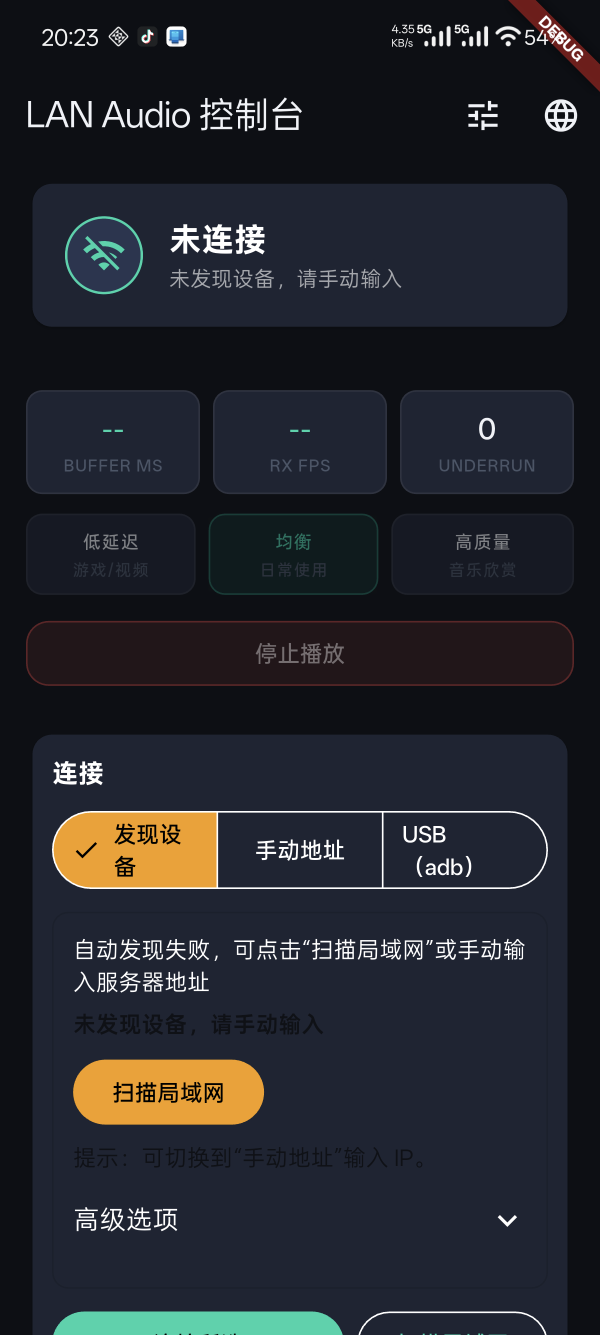
#> input picture ui_fix_01_home_idle.png, 1200 x 2670 px (shown at 1/2 size)
$ python android_visual_diff.py --baseline-dir .. --current-dir ..
#> lines starting #> are read from the running program, lines starting #| are printed output that depends on the picture; long printed decimals are rounded
#!/usr/bin/env python3
from __future__ import annotations

import argparse
import sys
from pathlib import Path

from PIL import Image


def diff_ratio(
    baseline_path: Path,
    current_path: Path,
    crop_top: int,
    crop_bottom: int,
) -> float:
#> called with crop_top = 80, crop_bottom = 0
    with Image.open(baseline_path).convert("RGB") as base_img, Image.open(
        current_path
    ).convert("RGB") as curr_img:
        if base_img.size != curr_img.size:
            curr_img = curr_img.resize(base_img.size, Image.Resampling.BILINEAR)

        width, height = base_img.size
#> width = 1200; height = 2670
        top = max(0, crop_top)
        bottom = max(0, crop_bottom)
        y1 = min(top, height)
#> y1 = 80
        y2 = max(y1, height - bottom)
#> y2 = 2670
        base_img = base_img.crop((0, y1, width, y2))
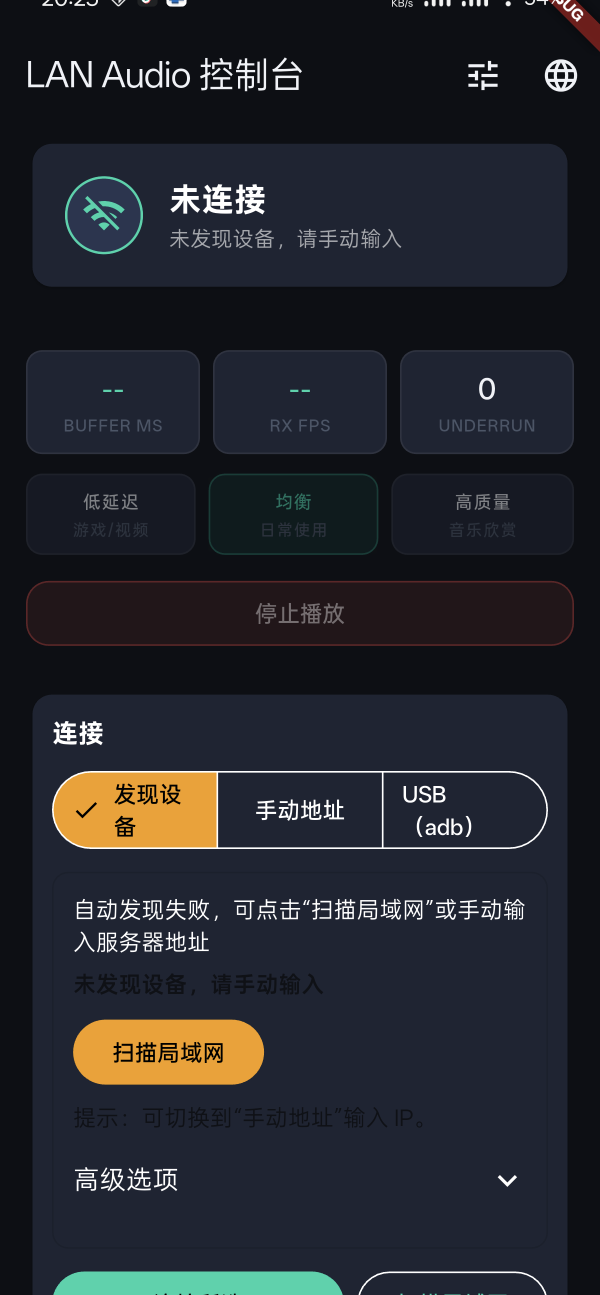
#> base_img: PIL image 1200x2590 RGB (shown at 1/2 size); mean R, G, B 35.6, 37.7, 44
        curr_img = curr_img.crop((0, y1, width, y2))

        b = base_img.tobytes()
        c = curr_img.tobytes()
        if len(b) != len(c):
            return 1.0

        total = 0
        for bv, cv in zip(b, c):
            total += abs(bv - cv)
#> this loop made 9324000 passes
#> (bv, cv) on passes 1 to 3: (13, 13), (15, 15), (20, 20)
#> after the loop, total = 0

        return total / (len(b) * 255.0) if b else 0.0


def main() -> int:
    parser = argparse.ArgumentParser(
        description="Compare Android screenshot baselines with a normalized pixel diff threshold."
    )
    parser.add_argument("--baseline-dir", required=True)
    parser.add_argument("--current-dir", required=True)
    parser.add_argument("--threshold", type=float, default=0.03)
    parser.add_argument("--crop-top", type=int, default=80)
    parser.add_argument("--crop-bottom", type=int, default=0)
    args = parser.parse_args()

    baseline_dir = Path(args.baseline_dir)
    current_dir = Path(args.current_dir)

    if not baseline_dir.exists():
        print(f"Baseline dir not found: {baseline_dir}", file=sys.stderr)
        return 2
    if not current_dir.exists():
        print(f"Current dir not found: {current_dir}", file=sys.stderr)
        return 2

    baseline_files = sorted(baseline_dir.glob("*.png"))
    if not baseline_files:
        print(f"No baseline png files in: {baseline_dir}", file=sys.stderr)
        return 2

    failed = False
    for baseline in baseline_files:
        current = current_dir / baseline.name
        if not current.exists():
            print(f"[MISS] {baseline.name} missing in current dir", file=sys.stderr)
            failed = True
            continue

        ratio = diff_ratio(
            baseline, current, crop_top=args.crop_top, crop_bottom=args.crop_bottom
        )
#> ratio = 0
        status = "PASS" if ratio <= args.threshold else "FAIL"
#> status = 'PASS'
        print(f"[{status}] {baseline.name}: diff={ratio:.6f}, threshold={args.threshold:.6f}")
#| [PASS] ui_fix_01_home_idle.png: diff=0, threshold=0.03
        if ratio > args.threshold:
            failed = True
#> pass 2 of the loop in main, `for baseline in baseline_files:`:
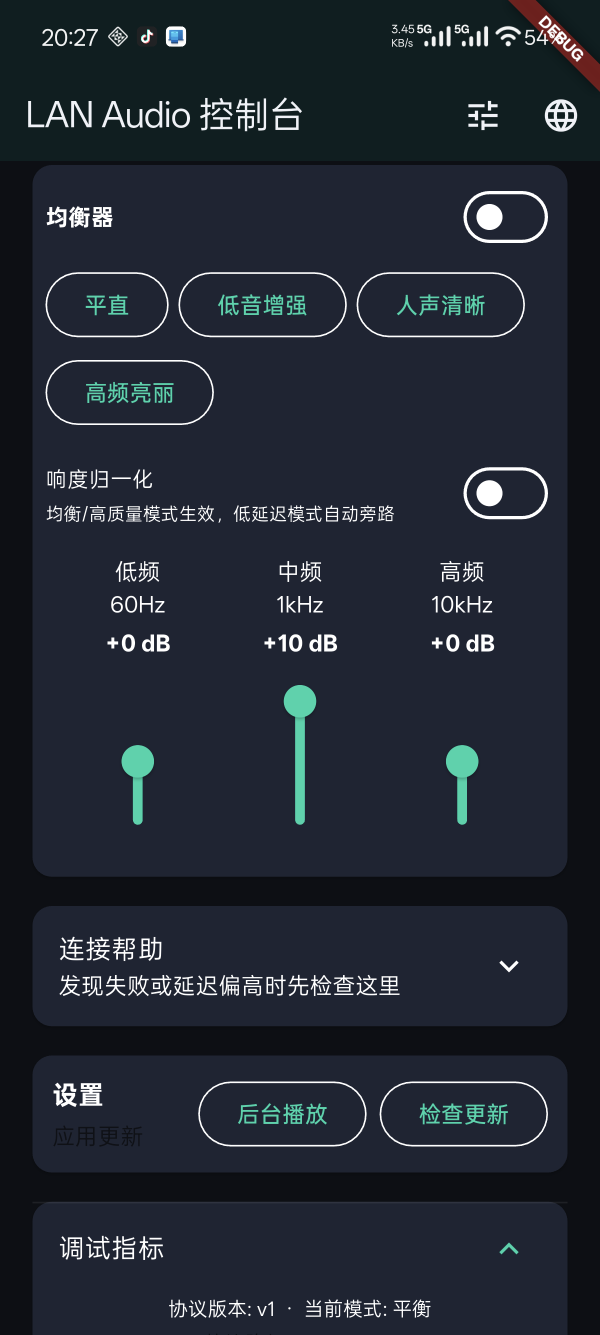
#> input picture ui_fix_02_debug_metrics.png, 1200 x 2670 px (shown at 1/2 size)
#> in diff_ratio (call 2), `base_img = base_img.crop((0, y1, width, y2))`:
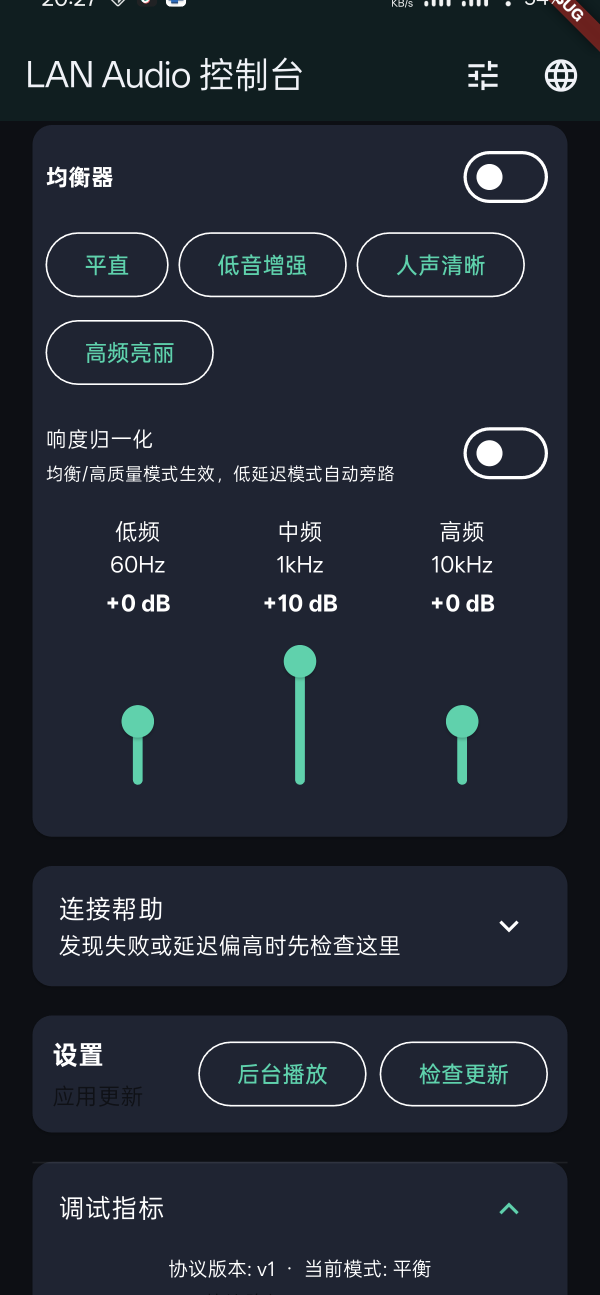
#> base_img: PIL image 1200x2590 RGB (shown at 1/2 size); mean R, G, B 33.6, 39.9, 50.4
#> the loop in diff_ratio (call 2), `for bv, cv in zip(b, c):` made 9324000 passes
#> (bv, cv) on passes 1 to 3: (16, 16), (30, 30), (32, 32)
#> after the loop in diff_ratio (call 2), `for bv, cv in zip(b, c):`: total = 0
#| [PASS] ui_fix_02_debug_metrics.png: diff=0, threshold=0.03

    return 1 if failed else 0


if __name__ == "__main__":
    raise SystemExit(main())
#> (the program exits here)
